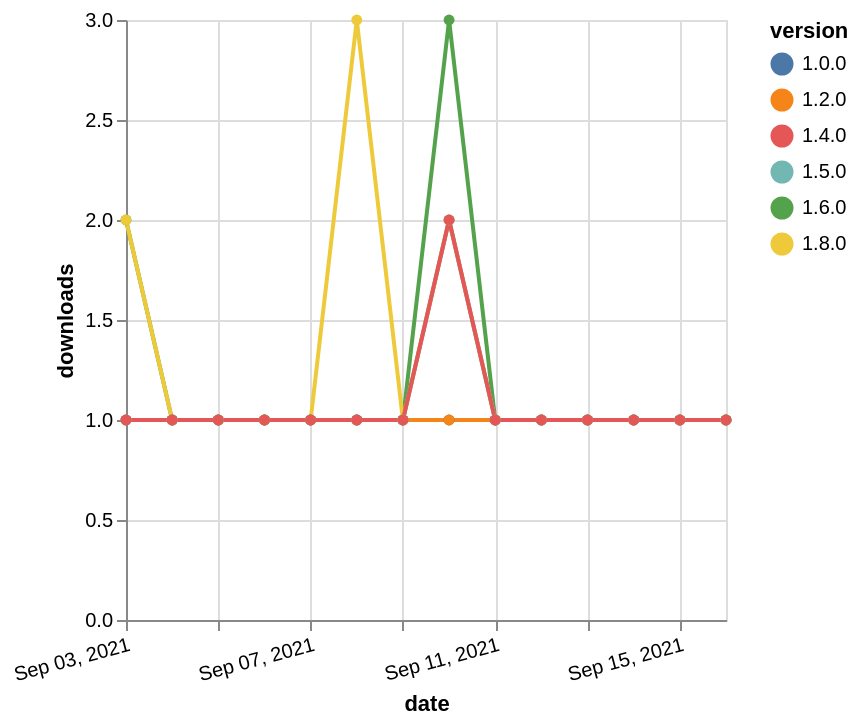

Write a Vega-Lite specification for this figure.
### Vega-Lite specification from a JSON file in a GitHub repository (floating-point values rounded to 4 significant figures)
{"$schema": "https://vega.github.io/schema/vega-lite/v5.json", "description": "A simple bar chart with embedded data.", "data": {"values": [{"date": "2021-09-03", "total": 159, "delta": 2, "version": "1.6.0"}, {"date": "2021-09-04", "total": 160, "delta": 1, "version": "1.6.0"}, {"date": "2021-09-05", "total": 161, "delta": 1, "version": "1.6.0"}, {"date": "2021-09-06", "total": 162, "delta": 1, "version": "1.6.0"}, {"date": "2021-09-07", "total": 163, "delta": 1, "version": "1.6.0"}, {"date": "2021-09-08", "total": 164, "delta": 1, "version": "1.6.0"}, {"date": "2021-09-09", "total": 165, "delta": 1, "version": "1.6.0"}, {"date": "2021-09-10", "total": 168, "delta": 3, "version": "1.6.0"}, {"date": "2021-09-11", "total": 169, "delta": 1, "version": "1.6.0"}, {"date": "2021-09-12", "total": 170, "delta": 1, "version": "1.6.0"}, {"date": "2021-09-13", "total": 171, "delta": 1, "version": "1.6.0"}, {"date": "2021-09-14", "total": 172, "delta": 1, "version": "1.6.0"}, {"date": "2021-09-15", "total": 173, "delta": 1, "version": "1.6.0"}, {"date": "2021-09-16", "total": 174, "delta": 1, "version": "1.6.0"}, {"date": "2021-09-03", "total": 117, "delta": 2, "version": "1.8.0"}, {"date": "2021-09-04", "total": 118, "delta": 1, "version": "1.8.0"}, {"date": "2021-09-05", "total": 119, "delta": 1, "version": "1.8.0"}, {"date": "2021-09-06", "total": 120, "delta": 1, "version": "1.8.0"}, {"date": "2021-09-07", "total": 121, "delta": 1, "version": "1.8.0"}, {"date": "2021-09-08", "total": 124, "delta": 3, "version": "1.8.0"}, {"date": "2021-09-09", "total": 125, "delta": 1, "version": "1.8.0"}, {"date": "2021-09-10", "total": 127, "delta": 2, "version": "1.8.0"}, {"date": "2021-09-11", "total": 128, "delta": 1, "version": "1.8.0"}, {"date": "2021-09-12", "total": 129, "delta": 1, "version": "1.8.0"}, {"date": "2021-09-13", "total": 130, "delta": 1, "version": "1.8.0"}, {"date": "2021-09-14", "total": 131, "delta": 1, "version": "1.8.0"}, {"date": "2021-09-15", "total": 132, "delta": 1, "version": "1.8.0"}, {"date": "2021-09-16", "total": 133, "delta": 1, "version": "1.8.0"}, {"date": "2021-09-03", "total": 300, "delta": 1, "version": "1.0.0"}, {"date": "2021-09-04", "total": 301, "delta": 1, "version": "1.0.0"}, {"date": "2021-09-05", "total": 302, "delta": 1, "version": "1.0.0"}, {"date": "2021-09-06", "total": 303, "delta": 1, "version": "1.0.0"}, {"date": "2021-09-07", "total": 304, "delta": 1, "version": "1.0.0"}, {"date": "2021-09-08", "total": 305, "delta": 1, "version": "1.0.0"}, {"date": "2021-09-09", "total": 306, "delta": 1, "version": "1.0.0"}, {"date": "2021-09-10", "total": 307, "delta": 1, "version": "1.0.0"}, {"date": "2021-09-11", "total": 308, "delta": 1, "version": "1.0.0"}, {"date": "2021-09-12", "total": 309, "delta": 1, "version": "1.0.0"}, {"date": "2021-09-13", "total": 310, "delta": 1, "version": "1.0.0"}, {"date": "2021-09-14", "total": 311, "delta": 1, "version": "1.0.0"}, {"date": "2021-09-15", "total": 312, "delta": 1, "version": "1.0.0"}, {"date": "2021-09-16", "total": 313, "delta": 1, "version": "1.0.0"}, {"date": "2021-09-03", "total": 172, "delta": 1, "version": "1.2.0"}, {"date": "2021-09-04", "total": 173, "delta": 1, "version": "1.2.0"}, {"date": "2021-09-05", "total": 174, "delta": 1, "version": "1.2.0"}, {"date": "2021-09-06", "total": 175, "delta": 1, "version": "1.2.0"}, {"date": "2021-09-07", "total": 176, "delta": 1, "version": "1.2.0"}, {"date": "2021-09-08", "total": 177, "delta": 1, "version": "1.2.0"}, {"date": "2021-09-09", "total": 178, "delta": 1, "version": "1.2.0"}, {"date": "2021-09-10", "total": 179, "delta": 1, "version": "1.2.0"}, {"date": "2021-09-11", "total": 180, "delta": 1, "version": "1.2.0"}, {"date": "2021-09-12", "total": 181, "delta": 1, "version": "1.2.0"}, {"date": "2021-09-13", "total": 182, "delta": 1, "version": "1.2.0"}, {"date": "2021-09-14", "total": 183, "delta": 1, "version": "1.2.0"}, {"date": "2021-09-15", "total": 184, "delta": 1, "version": "1.2.0"}, {"date": "2021-09-16", "total": 185, "delta": 1, "version": "1.2.0"}, {"date": "2021-09-03", "total": 135, "delta": 1, "version": "1.5.0"}, {"date": "2021-09-04", "total": 136, "delta": 1, "version": "1.5.0"}, {"date": "2021-09-05", "total": 137, "delta": 1, "version": "1.5.0"}, {"date": "2021-09-06", "total": 138, "delta": 1, "version": "1.5.0"}, {"date": "2021-09-07", "total": 139, "delta": 1, "version": "1.5.0"}, {"date": "2021-09-08", "total": 140, "delta": 1, "version": "1.5.0"}, {"date": "2021-09-09", "total": 141, "delta": 1, "version": "1.5.0"}, {"date": "2021-09-10", "total": 143, "delta": 2, "version": "1.5.0"}, {"date": "2021-09-11", "total": 144, "delta": 1, "version": "1.5.0"}, {"date": "2021-09-12", "total": 145, "delta": 1, "version": "1.5.0"}, {"date": "2021-09-13", "total": 146, "delta": 1, "version": "1.5.0"}, {"date": "2021-09-14", "total": 147, "delta": 1, "version": "1.5.0"}, {"date": "2021-09-15", "total": 148, "delta": 1, "version": "1.5.0"}, {"date": "2021-09-16", "total": 149, "delta": 1, "version": "1.5.0"}, {"date": "2021-09-03", "total": 152, "delta": 1, "version": "1.4.0"}, {"date": "2021-09-04", "total": 153, "delta": 1, "version": "1.4.0"}, {"date": "2021-09-05", "total": 154, "delta": 1, "version": "1.4.0"}, {"date": "2021-09-06", "total": 155, "delta": 1, "version": "1.4.0"}, {"date": "2021-09-07", "total": 156, "delta": 1, "version": "1.4.0"}, {"date": "2021-09-08", "total": 157, "delta": 1, "version": "1.4.0"}, {"date": "2021-09-09", "total": 158, "delta": 1, "version": "1.4.0"}, {"date": "2021-09-10", "total": 160, "delta": 2, "version": "1.4.0"}, {"date": "2021-09-11", "total": 161, "delta": 1, "version": "1.4.0"}, {"date": "2021-09-12", "total": 162, "delta": 1, "version": "1.4.0"}, {"date": "2021-09-13", "total": 163, "delta": 1, "version": "1.4.0"}, {"date": "2021-09-14", "total": 164, "delta": 1, "version": "1.4.0"}, {"date": "2021-09-15", "total": 165, "delta": 1, "version": "1.4.0"}, {"date": "2021-09-16", "total": 166, "delta": 1, "version": "1.4.0"}]}, "width": "container", "mark": {"type": "line", "point": {"filled": true}}, "encoding": {"x": {"field": "date", "type": "temporal", "timeUnit": "yearmonthdate", "title": "date", "axis": {"labelAngle": -15}}, "y": {"field": "delta", "type": "quantitative", "title": "downloads"}, "color": {"field": "version", "type": "nominal"}, "tooltip": {"field": "delta"}}}
